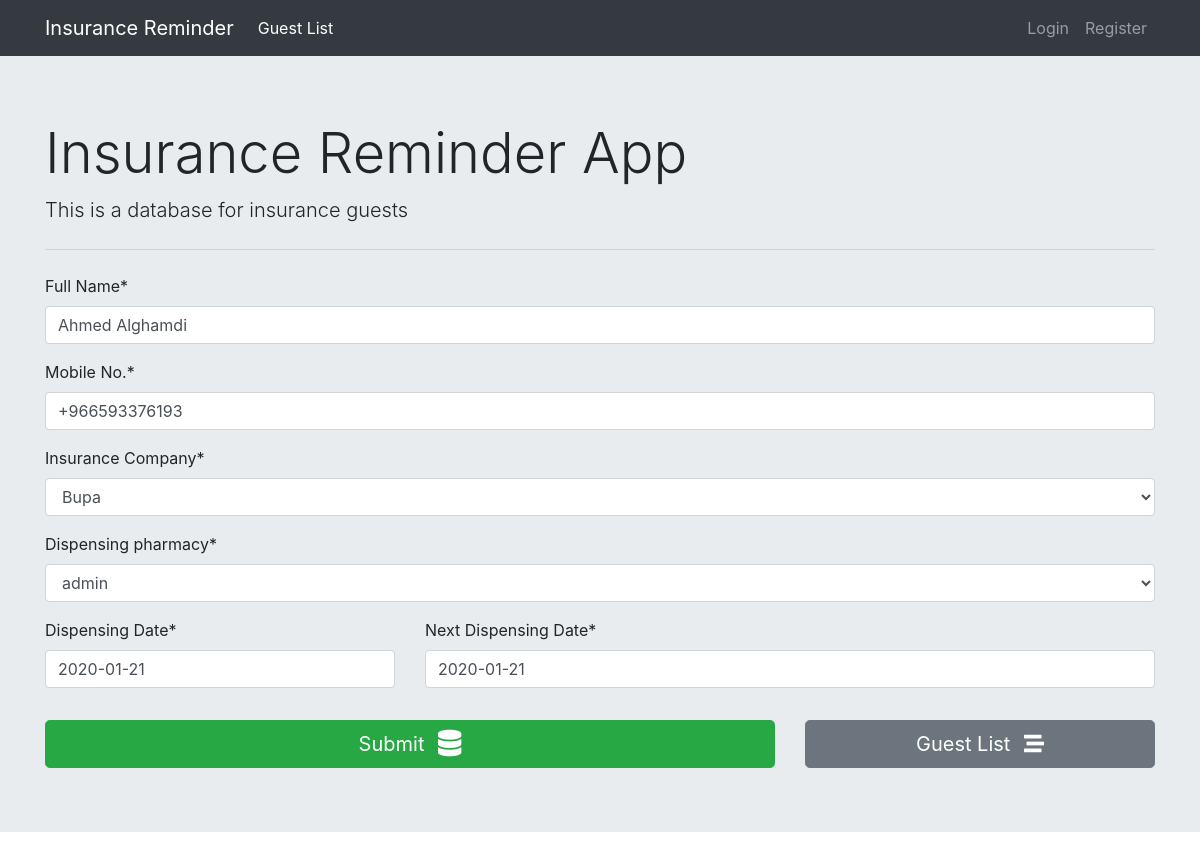
Before: /1/ with the older database file.
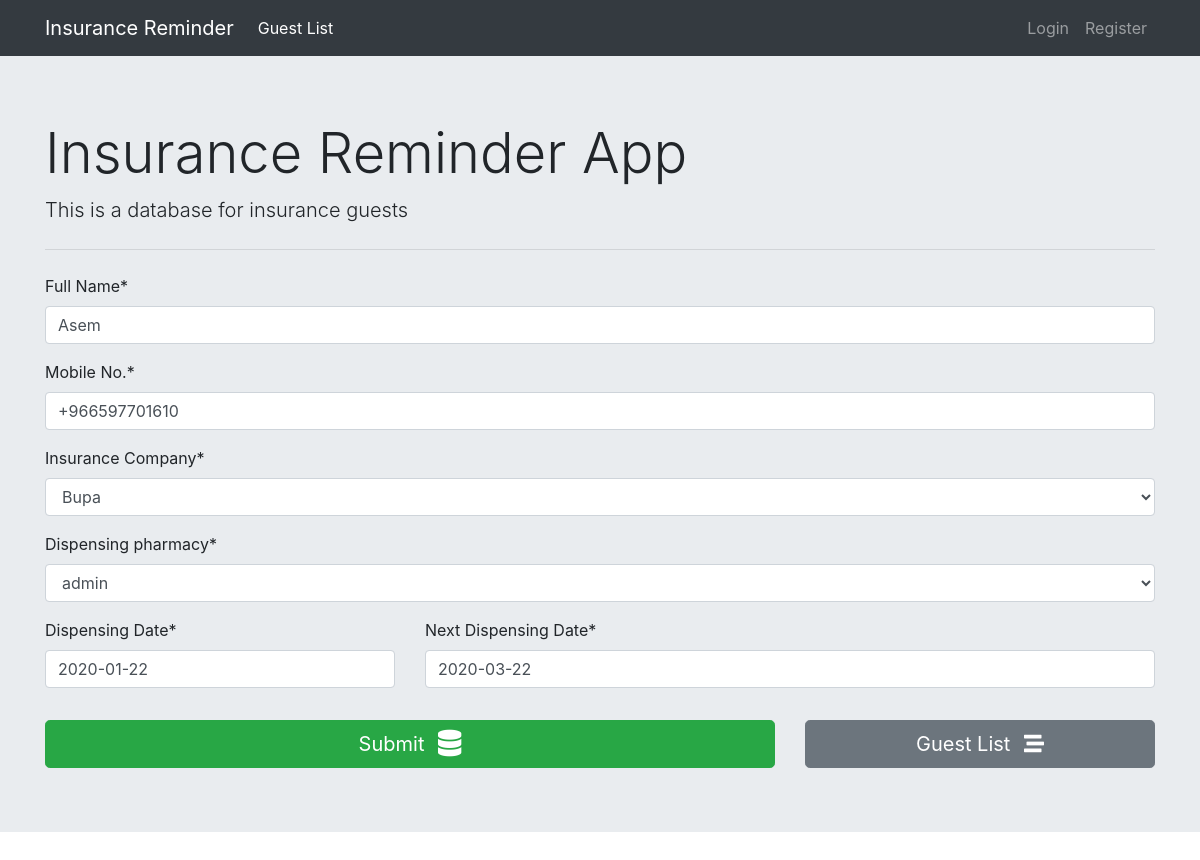
After: the same page with the newer database file.
### guest_registeration/models.py (models this page shows, shortened)
class Guest(models.Model):
    INSURANCE_COMPANIES = (
        ('Bupa', 'Bupa'),
        ('MedGulf', 'MedGulf'),
        ('MedNet', 'MedNet'),
        ('Tawnyia', 'Tawnyia'),
        ('Saudi Enaya', 'Saudi Enaya'),
    )
    fullname = models.CharField(max_length=250, verbose_name='Full Name')
    mobile = PhoneNumberField(verbose_name='Mobile No.')
    insurance_company = models.CharField(
        max_length=30, choices=INSURANCE_COMPANIES, verbose_name='Insurance Company', default='bupa')
    dipensing_date = models.DateField(verbose_name='Dispensing Date')
    next_dispensing = models.DateField(verbose_name='Next Dispensing Date')
    dispensing_pharmacy = models.ForeignKey(User, on_delete=models.CASCADE)

### guest_registeration/views.py (the view)
# urls.py: path('<int:id>/', guest_register, name='guest_update'),
def guest_register(request, id=0):
    if request.method == 'POST':
        if id == 0:
            form = GuestRegisterForm(data=request.POST)
        else:
            guest = Guest.objects.get(pk=id)
            form = GuestRegisterForm(request.POST, instance=guest)
        if form.is_valid():
            form.save()
        return redirect('guest_registeration:guest_list')
    else:
        if id == 0:
            form = GuestRegisterForm()
        else:
            guest = Guest.objects.get(pk=id)
            form = GuestRegisterForm(instance=guest)
        return render(request, 'guest_registeration/register.html', {'form': form})

### guest_registeration/forms.py
class GuestRegisterForm(forms.ModelForm):
    class Meta:
        model = Guest
        fields = (
            'fullname',
            'mobile',
            'insurance_company',
            'dispensing_pharmacy',
            'dipensing_date',
            'next_dispensing',
        )
    def __init__(self, *args, **kwargs):
        super(GuestRegisterForm, self).__init__(*args, **kwargs)
        self.fields['dispensing_pharmacy'].empty_label = 'Select'

### guest_registeration/templates/guest_registeration/register.html (shortened to what this page needs)
{% extends 'guest_registeration/base.html' %}
{% load crispy_forms_tags %}
{% block content %}
    <form action="" method="post" autocomplete="off">
        {{ form.fullname|as_crispy_field }}
        {{ form.mobile|as_crispy_field }}
        {{ form.insurance_company|as_crispy_field }}
        {{ form.dispensing_pharmacy|as_crispy_field }}
        <div class="row">
            <div class="col-md-4">{{ form.dipensing_date|as_crispy_field }}</div>
            <div class="col-md-8">{{ form.next_dispensing|as_crispy_field }}</div>
        </div>
        <div class="row">
            <div class="col-md-8">
                <button type="submit" class="btn btn-success btn-block btn-lg mt-3">
                    Submit <i class="fas fa-database fa-lg ml-2"></i>
                </button>
            </div>
            <div class="col-md-4">
                <a href="{% url 'guest_registeration:guest_list' %}" class="btn btn-secondary btn-block btn-lg mt-3">
                    Guest List <i class="fas fa-stream ml-2"></i>
                </a>
            </div>
        </div>
    </form>
{% endblock content %}

Changed rows visible on the page:
changed Guest "Bupa": fullname "Ahmed Alghamdi" → "Asem"; mobile "+966593376193" → "+966597701610"; dipensing_date "2020-01-21" → "2020-01-22"; next_dispensing "2020-01-21" → "2020-03-22"
